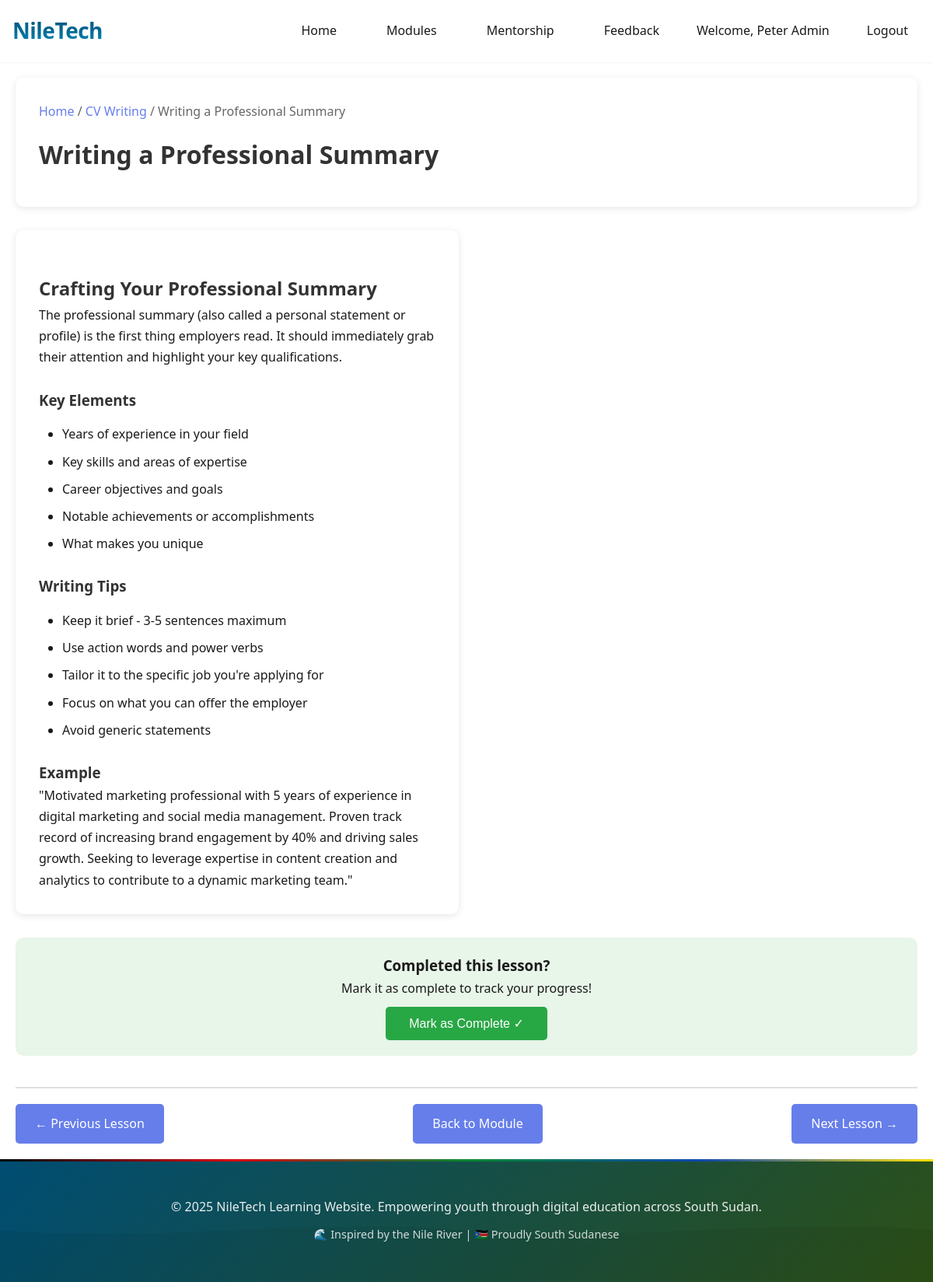
The page /lesson.php?module=cv-writing&lesson=professional-summary (signed in) on the database its author committed.
### tables this page shows
CREATE TABLE IF NOT EXISTS modules (
    id INT(11) NOT NULL AUTO_INCREMENT,
    name VARCHAR(100) NOT NULL,
    slug VARCHAR(100) NOT NULL UNIQUE,
    description TEXT,
    icon VARCHAR(50),
    created_at TIMESTAMP DEFAULT CURRENT_TIMESTAMP,
    updated_at TIMESTAMP DEFAULT CURRENT_TIMESTAMP ON UPDATE CURRENT_TIMESTAMP,
    PRIMARY KEY (id),
    INDEX idx_slug (slug)
);

CREATE TABLE IF NOT EXISTS lessons (
    id INT(11) NOT NULL AUTO_INCREMENT,
    module_id INT(11) NOT NULL,
    title VARCHAR(200) NOT NULL,
    slug VARCHAR(200) NOT NULL,
    content TEXT,
    lesson_order INT(11) DEFAULT 0,
    lesson_type ENUM('text', 'interactive', 'video', 'quiz') DEFAULT 'text',
    code_example TEXT,
    expected_output TEXT,
    created_at TIMESTAMP DEFAULT CURRENT_TIMESTAMP,
    updated_at TIMESTAMP DEFAULT CURRENT_TIMESTAMP ON UPDATE CURRENT_TIMESTAMP,
    PRIMARY KEY (id),
    INDEX idx_module_id (module_id),
    INDEX idx_slug (slug),
    UNIQUE KEY unique_module_lesson (module_id, slug)
);

### config/session.php (called while the page is built, shortened)
<?php
$currentUserName = $_SESSION['user_name'] ?? 'Learner';

### pages/lesson.php (the view, shortened to what this page needs)
<?php
require_once __DIR__ . '/config/session.php';
require_once __DIR__ . '/config/db.php';
$moduleSlug = isset($_GET['module']) ? trim($_GET['module']) : '';
$lessonSlug = isset($_GET['lesson']) ? trim($_GET['lesson']) : '';
$moduleSlug = htmlspecialchars($moduleSlug, ENT_QUOTES, 'UTF-8');
$lessonSlug = htmlspecialchars($lessonSlug, ENT_QUOTES, 'UTF-8');
try {
    $conn = getDBConnection();
    $stmt = $conn->prepare("SELECT id, name, slug FROM modules WHERE slug = ?");
    $stmt->bind_param("s", $moduleSlug);
    $stmt->execute();
    $result = $stmt->get_result();
    $module = $result->fetch_assoc();
    $stmt = $conn->prepare("SELECT id, title, content, lesson_type, code_example, expected_output, lesson_order FROM lessons WHERE slug = ? AND module_id = ?");
    $stmt->bind_param("si", $lessonSlug, $module['id']);
    $stmt->execute();
    $result = $stmt->get_result();
    $lesson = $result->fetch_assoc();
} catch (Exception $e) {
    error_log("Lesson page error: " . $e->getMessage());
    header('Location: index.php');
    exit;
}
$prevLesson = null;
$nextLesson = null;
$canAccessNextLesson = false;
try {
    $prevStmt = $conn->prepare("SELECT id, slug, lesson_order FROM lessons WHERE module_id = ? AND lesson_order < (SELECT lesson_order FROM lessons WHERE slug = ? AND module_id = ?) ORDER BY lesson_order DESC LIMIT 1");
    if ($prevStmt) {
        $prevStmt->bind_param("isi", $module['id'], $lessonSlug, $module['id']);
        $prevStmt->execute();
        $prevResult = $prevStmt->get_result();
        $prevLesson = $prevResult->fetch_assoc();
    }
    $nextStmt = $conn->prepare("SELECT id, slug, lesson_order FROM lessons WHERE module_id = ? AND lesson_order > (SELECT lesson_order FROM lessons WHERE slug = ? AND module_id = ?) ORDER BY lesson_order ASC LIMIT 1");
    if ($nextStmt) {
        $nextStmt->bind_param("isi", $module['id'], $lessonSlug, $module['id']);
        $nextStmt->execute();
        $nextResult = $nextStmt->get_result();
        $nextLesson = $nextResult->fetch_assoc();
        if ($nextLesson) {
            if ($moduleSlug === 'cv-writing') {
                $canAccessNextLesson = true;
            }
        }
    }
} catch (Exception $e) {
    error_log("Lesson navigation error: " . $e->getMessage());
}
?>
<!DOCTYPE html>
<html lang="en">
<head>
    <link rel="stylesheet" href="css/style.css">
    <link rel="stylesheet" href="https://cdnjs.cloudflare.com/ajax/libs/codemirror/5.65.2/codemirror.min.css">
    <link rel="stylesheet" href="https://cdnjs.cloudflare.com/ajax/libs/codemirror/5.65.2/theme/monokai.min.css">
</head>
<body>
    <nav class="navbar">
        <div class="container">
            <div class="nav-brand">
                <a href="index.php" style="text-decoration: none; color: inherit;">
                    <h1>NileTech</h1>
                </a>
            </div>
            <ul class="nav-menu" id="navMenu">
                <li><a href="index.php">Home</a></li>
                <li><a href="index.php#modules">Modules</a></li>
                <li><a href="mentorship.php">Mentorship</a></li>
                <li><a href="feedback.php">Feedback</a></li>
                <li class="nav-user">
                    <span>Welcome, <?php echo htmlspecialchars($currentUserName, ENT_QUOTES, 'UTF-8'); ?></span>
                </li>
                <li><a href="logout.php" class="nav-link-login">Logout</a></li>
            </ul>
        </div>
    </nav>
    <div class="lesson-page">
        <div class="lesson-header">
            <div class="breadcrumb">
                <a href="index.php">Home</a> /
                <a href="module.php?module=<?php echo urlencode($moduleSlug); ?>"><?php echo htmlspecialchars($module['name']); ?></a> /
                <?php echo htmlspecialchars($lesson['title']); ?>
            </div>
            <h1><?php echo htmlspecialchars($lesson['title']); ?></h1>
        </div>
        <div class="lesson-content-wrapper">
            <div class="lesson-content" data-lesson-id="<?php echo $lesson['id']; ?>">
                <?php echo $lesson['content']; ?>
            </div>
        </div>
        <div class="complete-section">
            <h3>Completed this lesson?</h3>
            <p>Mark it as complete to track your progress!</p>
            <form method="POST" style="display: inline;">
                <button type="submit" name="mark_complete" class="btn-complete" data-lesson-id="<?php echo $lesson['id']; ?>">Mark as Complete ✓</button>
            </form>
        </div>
        <div class="lesson-navigation">
            <?php if ($prevLesson): ?>
                <a href="lesson.php?module=<?php echo urlencode($moduleSlug); ?>&lesson=<?php echo urlencode($prevLesson['slug']); ?>" class="nav-btn">← Previous Lesson</a>
            <?php else: ?>
                <span class="nav-btn" style="background: #ccc; cursor: not-allowed;">← Previous Lesson</span>
            <?php endif; ?>
            <a href="module.php?module=<?php echo urlencode($moduleSlug); ?>" class="nav-btn">Back to Module</a>
            <?php if ($nextLesson): ?>
                <?php if ($canAccessNextLesson): ?>
                    <a href="lesson.php?module=<?php echo urlencode($moduleSlug); ?>&lesson=<?php echo urlencode($nextLesson['slug']); ?>" class="nav-btn">Next Lesson →</a>
                <?php else: ?>
                    <span class="nav-btn" style="background: #f59e0b; cursor: not-allowed;" title="You must pass the quiz (60% or higher) to unlock the next lesson">🔒 Next Lesson → (Pass Quiz to Unlock)</span>
                <?php endif; ?>
            <?php else: ?>
                <span class="nav-btn" style="background: #ccc; cursor: not-allowed;">Next Lesson →</span>
            <?php endif; ?>
        </div>
    </div>
    <footer class="footer">
        <div class="container">
            <p>&copy; 2025 NileTech Learning Website. Empowering youth through digital education across South Sudan.</p>
            <p style="margin-top: 10px; font-size: 0.9rem; opacity: 0.8;">🌊 Inspired by the Nile River | 🇸🇸 Proudly South Sudanese</p>
        </div>
    </footer>
</body>
</html>

### pages/lesson.php (style rules this page uses)
.lesson-page { max-width: 1400px; margin: 0 auto; padding: 20px; }
.lesson-header { background: white; padding: 30px; border-radius: 10px; margin-bottom: 30px; box-shadow: 0 2px 10px rgba(0,0,0,0.1); }
.lesson-header h1 { margin: 0 0 10px 0; color: #333; }
.breadcrumb { color: #666; margin-bottom: 15px; }
.breadcrumb a { color: #667eea; text-decoration: none; }
.lesson-content-wrapper { display: grid; grid-template-columns: 1fr 1fr; gap: 20px; margin-bottom: 30px; }
.lesson-content { background: white; padding: 30px; border-radius: 10px; box-shadow: 0 2px 10px rgba(0,0,0,0.1); }
.lesson-content h2, .lesson-content h3 { color: #333; margin-top: 25px; }
.lesson-content ul, .lesson-content ol { margin: 15px 0; padding-left: 30px; }
.lesson-content li { margin: 8px 0; }
.lesson-navigation { display: flex; justify-content: space-between; margin-top: 40px; padding-top: 20px; border-top: 2px solid #e0e0e0; }
.nav-btn { background: #667eea; color: white; padding: 12px 25px; border: none; border-radius: 5px; cursor: pointer; text-decoration: none; display: inline-block; }
.complete-section { background: #e8f5e9; padding: 20px; border-radius: 10px; margin-top: 30px; text-align: center; }
.btn-complete { background: #28a745; color: white; padding: 12px 30px; border: none; border-radius: 5px; cursor: pointer; font-size: 1rem; margin-top: 10px; }

### rows shown on the page
modules: name "CV Writing"
lessons: title "Writing a Professional Summary", content "Crafting Your Professional Summary The professional summary (also called a personal statement or profile) is the first thing employers read. It should immediately grab their attention and highlight your key qualifications. Key Elements Years of experience in your field Key skills and areas of expertise Career objectives and goals Notable achievements or accomplishments What makes you unique Writing Tips Keep it brief - 3-5 sentences maximum Use action words and power verbs Tailor it to the specific job you're applying for Focus on what you can offer the employer Avoid generic statements Example \"Motivated marketing professional with 5 years of experience in digital marketing and social…"

### other values the page prints
$currentUserName "Peter Admin"
